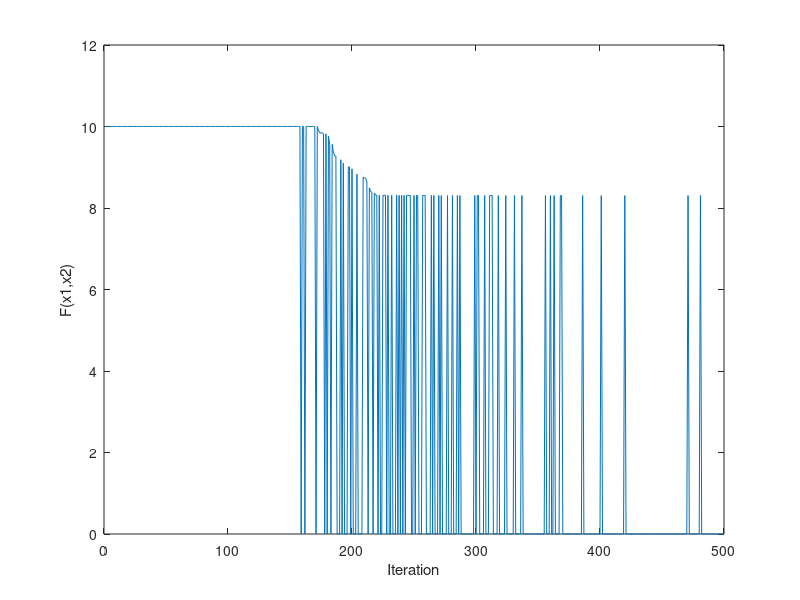

This chart was generated by the following MATLAB code:
function [F, X, value] = simulated_annealing()
    % Perform simulated annealing for optimization

    % Initialize arrays to store results
    F = zeros(1, 10);
    X = zeros(10, 2);

    % Iterate over 10 runs
    for k = 1:10
        % Initialize current solution randomly within the search space
        current_solution = rand(1,2) * (10.24) - 5.12;
        
        % Initialize best solution and cost
        best_solution = current_solution;
        best_cost = rastrigin(current_solution);
        current_cost = best_cost;

        % Initialize temperature, cooling rate, and maximum iterations
        T = 500;
        cool_rate = 0.95;
        max_iterations = 500;

        % Initialize array to store best cost per iteration
        value = zeros(1, max_iterations);

        % Perform simulated annealing iterations
        for i = 1:max_iterations
            % Generate a random neighbor within a small range
            neighbor = current_solution + rand(1,2)* 0.1 - 0.05;

            % Check if neighbor is within the search space
            if any(neighbor < -5.12) || any(neighbor > 5.12)
                continue;
            end

            % Calculate cost of the neighbor solution
            neighbor_cost = rastrigin(neighbor);

            % Calculate change in cost
            delta_cost = neighbor_cost - current_cost;

            % Accept the neighbor solution based on the Metropolis criterion
            if delta_cost < 0 || exp(-delta_cost/T) > rand()
                current_solution = neighbor;
                current_cost = neighbor_cost;

                % Update best solution if the current solution is better
                if current_cost < best_cost
                    best_solution = current_solution;
                    best_cost = current_cost;
                end

                % Cool down the temperature
                T = T * cool_rate;

                % Store the best cost for this iteration
                value(i) = best_cost;
            end
        end

        % Store the best cost and solution for this run
        F(k) = best_cost;
        X(k,:) = best_solution;
    end

    % Display statistics
    disp('Min: ')
    disp(min(F))
    disp('Mean: ')
    disp(mean(F))
    disp('Max: ')
    disp(max(F))
    disp('STD: ')
    disp(std(F))

    % Plot the best cost per iteration
    plot(value)
    xlabel('Iteration')
    ylabel('F(x1,x2)')
end

% Define the Rastrigin function for optimization
function cost = rastrigin(x)
    % Check if input is within the valid range
    if any(x < -5.12) || any(x > 5.12)
        error('Input x is outside the valid range [-5.12, 5.12]');
    end
    
    % Compute the Rastrigin function
    e=exp(1);
    cost = (20 + e-20*exp(-0.2*sqrt((1/3).*sum(x.^2)))-exp((1/3).*sum(cos(2*pi*x))));
end
